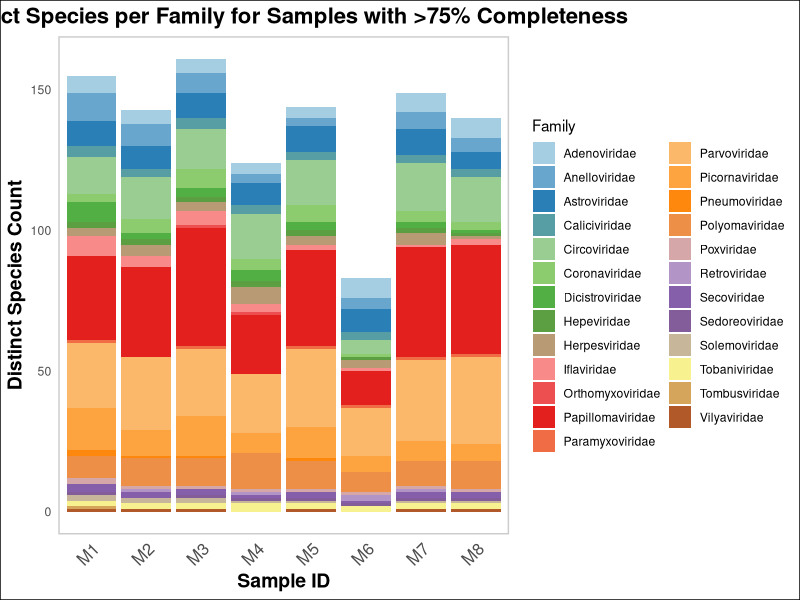

This figure's R source:
# Figure 1.B

# Load required libraries
library(ggplot2)
library(dplyr)
library(readr)

# Set working directory and load data
setwd("~")
data <- read_csv("data.csv") %>%
  mutate(
    completeness = (covered_bases / reference_length) * 100,
    completeness_group = case_when(
      completeness < 25 ~ "0-25%",
      completeness < 75 ~ "25-75%",
      TRUE              ~ ">75%"
    )
  )

# Filter out rows with family "Picobirnaviridae" and ensure family info is not missing
data_75 <- data %>%
  filter(family != "Picobirnaviridae") %>%
  mutate(family = if_else(is.na(family), "Unknown", family))

# Count distinct species per family for each sample_ID
species_per_family <- data_75 %>%
  group_by(sample_ID, family) %>%
  summarise(distinct_species_count = n_distinct(species), .groups = "drop")

# Define a custom color palette for the families
num_families <- n_distinct(species_per_family$family)
custom_family_colors <- if (num_families > 12) {
  colorRampPalette(RColorBrewer::brewer.pal(12, "Paired"))(num_families)
} else {
  RColorBrewer::brewer.pal(num_families, "Paired")
}

# Create a stacked bar plot
ggplot(species_per_family, aes(x = sample_ID, y = distinct_species_count, fill = family)) +
  geom_bar(stat = "identity") +
  scale_fill_manual(values = custom_family_colors) +
  labs(
    title = "Distinct Species per Family for Samples with >75% Completeness",
    x = "Sample ID",
    y = "Distinct Species Count",
    fill = "Family"
  ) +
  theme_minimal() +
  theme(
    plot.title    = element_text(size = 16, face = "bold", hjust = 0.5),
    axis.title.x  = element_text(size = 14, face = "bold"),
    axis.title.y  = element_text(size = 14, face = "bold"),
    axis.text.x   = element_text(size = 12, angle = 45, hjust = 1),
    panel.grid.major = element_blank(),
    panel.grid.minor = element_blank(),
    panel.border  = element_rect(color = "grey80", fill = NA, linewidth = 1),
    plot.background = element_rect(fill = "white")
  )
